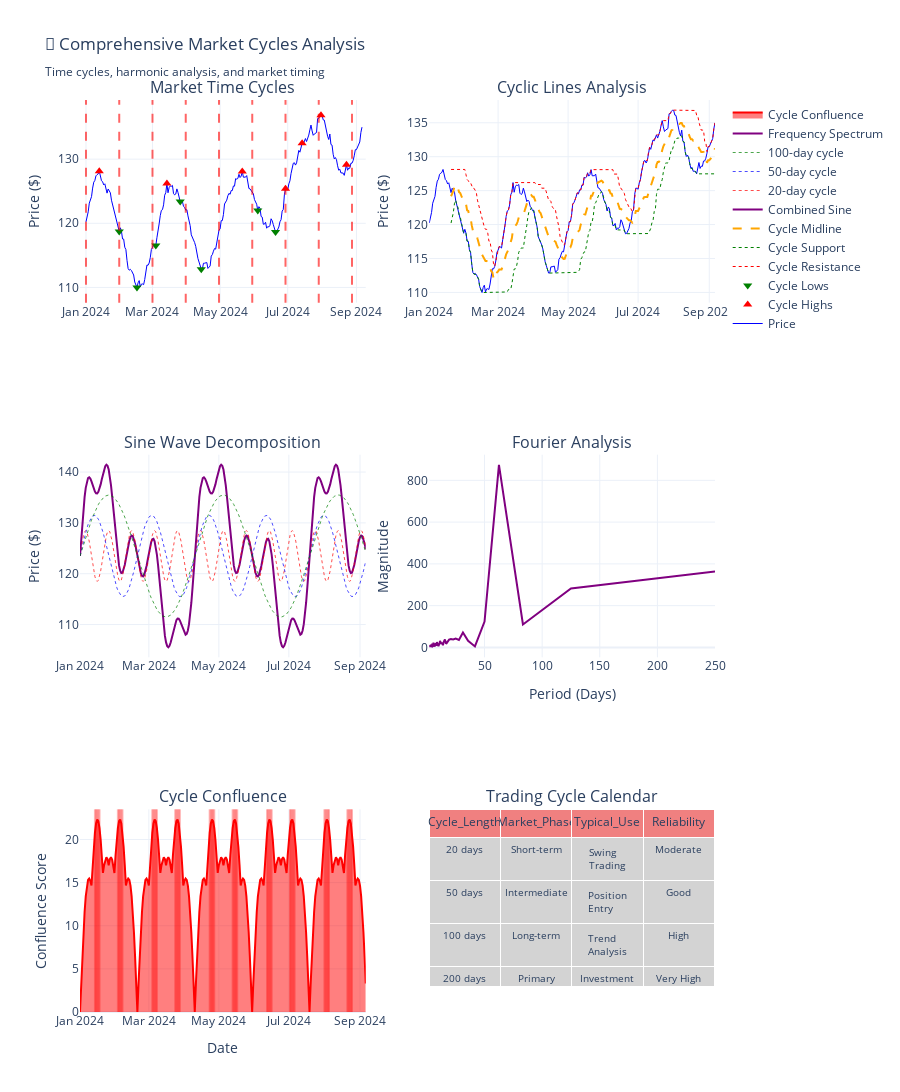

Here is the notebook cell this chart was saved with:
### Markdown cell above
# 🔄 CYCLES - Time-Based Market Analysis

Market cycles help identify recurring patterns in time, revealing when markets are likely to turn. Cycles combine price and time analysis for powerful market timing.

### Code cell
# 5. MARKET CYCLES ANALYSIS - Time Cycles, Cyclic Lines & Sine Waves
def plot_market_cycles():
    """Demonstrate various cycle analysis techniques"""
    
    fig = make_subplots(
        rows=3, cols=2,
        subplot_titles=('Market Time Cycles', 'Cyclic Lines Analysis',
                       'Sine Wave Decomposition', 'Fourier Analysis',
                       'Cycle Confluence', 'Trading Cycle Calendar'),
        specs=[[{"secondary_y": False}, {"secondary_y": False}],
               [{"secondary_y": False}, {"secondary_y": False}],
               [{"secondary_y": False}, {"type": "table"}]]
    )
    
    # Use extended mixed data for cycle analysis
    cycle_data = mixed_data.copy()
    dates = cycle_data['Date']
    prices = cycle_data['Close']
    
    # 1. TIME CYCLES - Identify recurring time patterns
    fig.add_trace(go.Scatter(
        x=dates,
        y=prices,
        mode='lines',
        name='Price',
        line=dict(color='blue', width=1)
    ), row=1, col=1)
    
    # Add time cycle markers (every 30 days for demonstration)
    cycle_period = 30
    cycle_dates = []
    for i in range(0, len(dates), cycle_period):
        if i < len(dates):
            cycle_dates.append(dates.iloc[i])
            fig.add_vline(
                x=dates.iloc[i],
                line_dash="dash",
                line_color="red",
                opacity=0.6,
                row=1, col=1
            )
    
    # Mark significant highs and lows
    from scipy.signal import find_peaks
    peaks, _ = find_peaks(prices, distance=15, height=prices.mean())
    troughs, _ = find_peaks(-prices, distance=15, height=-prices.mean())
    
    if len(peaks) > 0:
        fig.add_trace(go.Scatter(
            x=dates.iloc[peaks],
            y=prices.iloc[peaks],
            mode='markers',
            name='Cycle Highs',
            marker=dict(size=8, color='red', symbol='triangle-up')
        ), row=1, col=1)
    
    if len(troughs) > 0:
        fig.add_trace(go.Scatter(
            x=dates.iloc[troughs],
            y=prices.iloc[troughs],
            mode='markers',
            name='Cycle Lows', 
            marker=dict(size=8, color='green', symbol='triangle-down')
        ), row=1, col=1)
    
    # 2. CYCLIC LINES - Price channels based on cycle timing
    fig.add_trace(go.Scatter(
        x=dates,
        y=prices,
        mode='lines',
        name='Price',
        line=dict(color='blue', width=1),
        showlegend=False
    ), row=1, col=2)
    
    # Draw cyclic support and resistance
    cycle_high = prices.rolling(window=20).max()
    cycle_low = prices.rolling(window=20).min()
    cycle_mid = (cycle_high + cycle_low) / 2
    
    fig.add_trace(go.Scatter(
        x=dates,
        y=cycle_high,
        mode='lines',
        name='Cycle Resistance',
        line=dict(color='red', dash='dot', width=1)
    ), row=1, col=2)
    
    fig.add_trace(go.Scatter(
        x=dates,
        y=cycle_low,
        mode='lines',
        name='Cycle Support',
        line=dict(color='green', dash='dot', width=1)
    ), row=1, col=2)
    
    fig.add_trace(go.Scatter(
        x=dates,
        y=cycle_mid,
        mode='lines',
        name='Cycle Midline',
        line=dict(color='orange', dash='dash', width=2)
    ), row=1, col=2)
    
    # 3. SINE WAVE DECOMPOSITION
    # Extract dominant cycles using simple sine approximation
    x_numeric = np.arange(len(prices))
    
    # Fit multiple sine waves
    def sine_wave(x, amplitude, frequency, phase, offset):
        return amplitude * np.sin(2 * np.pi * frequency * x + phase) + offset
    
    # Create component sine waves
    short_cycle = 5 * np.sin(2 * np.pi * x_numeric / 20)  # 20-day cycle
    medium_cycle = 8 * np.sin(2 * np.pi * x_numeric / 50)  # 50-day cycle  
    long_cycle = 12 * np.sin(2 * np.pi * x_numeric / 100)  # 100-day cycle
    
    combined_sine = short_cycle + medium_cycle + long_cycle + prices.mean()
    
    fig.add_trace(go.Scatter(
        x=dates,
        y=combined_sine,
        mode='lines',
        name='Combined Sine',
        line=dict(color='purple', width=2)
    ), row=2, col=1)
    
    fig.add_trace(go.Scatter(
        x=dates,
        y=short_cycle + prices.mean(),
        mode='lines',
        name='20-day cycle',
        line=dict(color='red', width=1, dash='dot'),
        opacity=0.7
    ), row=2, col=1)
    
    fig.add_trace(go.Scatter(
        x=dates,
        y=medium_cycle + prices.mean(),
        mode='lines',
        name='50-day cycle',
        line=dict(color='blue', width=1, dash='dot'),
        opacity=0.7
    ), row=2, col=1)
    
    fig.add_trace(go.Scatter(
        x=dates,
        y=long_cycle + prices.mean(),
        mode='lines',
        name='100-day cycle',
        line=dict(color='green', width=1, dash='dot'),
        opacity=0.7
    ), row=2, col=1)
    
    # 4. FOURIER ANALYSIS (simplified)
    # Perform FFT to find dominant frequencies
    price_detrended = prices - prices.rolling(window=50).mean().fillna(prices.mean())
    price_detrended = price_detrended.fillna(0)
    
    fft = np.fft.fft(price_detrended)
    freqs = np.fft.fftfreq(len(price_detrended))
    
    # Get magnitude spectrum
    magnitude = np.abs(fft)
    
    # Plot frequency spectrum (first half, positive frequencies)
    n_half = len(freqs) // 2
    
    fig.add_trace(go.Scatter(
        x=1/np.abs(freqs[1:n_half]),  # Convert frequency to period
        y=magnitude[1:n_half],
        mode='lines',
        name='Frequency Spectrum',
        line=dict(color='purple', width=2)
    ), row=2, col=2)
    
    # 5. CYCLE CONFLUENCE - When multiple cycles align
    confluence_score = np.abs(short_cycle) + np.abs(medium_cycle) + np.abs(long_cycle)
    
    fig.add_trace(go.Scatter(
        x=dates,
        y=confluence_score,
        mode='lines',
        name='Cycle Confluence',
        line=dict(color='red', width=2),
        fill='tonexty'
    ), row=3, col=1)
    
    # Mark high confluence areas
    high_confluence = confluence_score > np.percentile(confluence_score, 80)
    confluence_dates = dates[high_confluence]
    
    for conf_date in confluence_dates:
        fig.add_vline(
            x=conf_date,
            line_dash="solid",
            line_color="red",
            opacity=0.3,
            row=3, col=1
        )
    
    # 6. TRADING CYCLE CALENDAR
    cycle_calendar = {
        'Cycle_Length': ['20 days', '50 days', '100 days', '200 days'],
        'Market_Phase': ['Short-term', 'Intermediate', 'Long-term', 'Primary'],
        'Typical_Use': ['Swing Trading', 'Position Entry', 'Trend Analysis', 'Investment'],
        'Reliability': ['Moderate', 'Good', 'High', 'Very High']
    }
    
    fig.add_trace(go.Table(
        header=dict(values=list(cycle_calendar.keys()),
                   fill_color='lightcoral',
                   align='center',
                   font=dict(size=12)),
        cells=dict(values=[cycle_calendar[col] for col in cycle_calendar.keys()],
                  fill_color='lightgray',
                  align='center',
                  font=dict(size=10))
    ), row=3, col=2)
    
    fig.update_layout(
        title='🔄 Comprehensive Market Cycles Analysis<br><sub>Time cycles, harmonic analysis, and market timing</sub>',
        height=1200,
        template='plotly_white'
    )
    
    # Update axis labels
    fig.update_yaxes(title_text="Price ($)", row=1, col=1)
    fig.update_yaxes(title_text="Price ($)", row=1, col=2)
    fig.update_yaxes(title_text="Price ($)", row=2, col=1)
    fig.update_yaxes(title_text="Magnitude", row=2, col=2)
    fig.update_yaxes(title_text="Confluence Score", row=3, col=1)
    fig.update_xaxes(title_text="Period (Days)", row=2, col=2)
    fig.update_xaxes(title_text="Date", row=3, col=1)
    
    return fig

cycles_fig = plot_market_cycles()
cycles_fig.show()

print("🔄 MARKET CYCLES ANALYSIS:")
print("=" * 40)

print("\n⏰ TIME CYCLES:")
print("• Identify recurring time intervals between highs/lows")
print("• Common cycles: 10, 20, 50, 100, 200 days")
print("• Look for cycle inversions (high-to-high, low-to-low)")
print("• Use multiple timeframes for confirmation")

print("\n📊 CYCLIC LINES:")
print("• Dynamic support/resistance based on cycle timing")
print("• Upper line connects cycle highs")
print("• Lower line connects cycle lows")
print("• Midline shows cycle equilibrium")

print("\n🌊 SINE WAVE ANALYSIS:")
print("• Decomposes price into harmonic components")
print("• Short cycles: 10-30 days (trading)")
print("• Medium cycles: 30-100 days (position)")
print("• Long cycles: 100-500 days (investment)")

print("\n🎯 TRADING WITH CYCLES:")
print("✅ Enter positions when multiple cycles align")
print("✅ Look for cycle confluence at support/resistance")
print("✅ Use cycle projections for profit targets")
print("⚠️ Cycles can shift and vary in amplitude")
print("🔍 Combine with price action for confirmation")

print("\n📅 CYCLE TRADING CALENDAR:")
print("• Week 1-2: Often continuation of monthly trend")
print("• Week 3: Mid-month reversals common")
print("• Week 4: Month-end positioning effects")
print("• Seasonal cycles: January effect, summer doldrums")
print("• Economic cycles: Fed meetings, earnings seasons")

### Figure 1 — Plotly figure (JSON) as saved in the notebook; plotly's stock layout.template omitted (floating-point values rounded to 4 significant figures; data arrays with more than 128 entries replaced by an {"elided": "..."} marker saying what was removed)
{"data": [{"line": {"color": "blue", "width": 1}, "mode": "lines", "name": "Price", "type": "scatter", "x": {"elided": "250 str values"}, "xaxis": "x", "y": {"elided": "250 float values"}, "yaxis": "y"}, {"marker": {"color": "red", "size": 8, "symbol": "triangle-up"}, "mode": "markers", "name": "Cycle Highs", "type": "scatter", "x": ["2024-01-13T00:00:00.000000000", "2024-03-14T00:00:00.000000000", "2024-05-21T00:00:00.000000000", "2024-06-29T00:00:00.000000000", "2024-07-14T00:00:00.000000000", "2024-07-31T00:00:00.000000000", "2024-08-23T00:00:00.000000000"], "xaxis": "x", "y": [128.1, 126.2, 128.1, 125.4, 132.5, 136.9, 129.1], "yaxis": "y"}, {"marker": {"color": "green", "size": 8, "symbol": "triangle-down"}, "mode": "markers", "name": "Cycle Lows", "type": "scatter", "x": ["2024-01-31T00:00:00.000000000", "2024-02-16T00:00:00.000000000", "2024-03-04T00:00:00.000000000", "2024-03-26T00:00:00.000000000", "2024-04-14T00:00:00.000000000", "2024-06-04T00:00:00.000000000", "2024-06-20T00:00:00.000000000"], "xaxis": "x", "y": [118.7, 110.0, 116.5, 123.4, 112.9, 122.0, 118.6], "yaxis": "y"}, {"line": {"color": "blue", "width": 1}, "mode": "lines", "name": "Price", "showlegend": false, "type": "scatter", "x": {"elided": "250 str values"}, "xaxis": "x2", "y": {"elided": "250 float values"}, "yaxis": "y2"}, {"line": {"color": "red", "dash": "dot", "width": 1}, "mode": "lines", "name": "Cycle Resistance", "type": "scatter", "x": {"elided": "250 str values"}, "xaxis": "x2", "y": {"elided": "250 float values"}, "yaxis": "y2"}, {"line": {"color": "green", "dash": "dot", "width": 1}, "mode": "lines", "name": "Cycle Support", "type": "scatter", "x": {"elided": "250 str values"}, "xaxis": "x2", "y": {"elided": "250 float values"}, "yaxis": "y2"}, {"line": {"color": "orange", "dash": "dash", "width": 2}, "mode": "lines", "name": "Cycle Midline", "type": "scatter", "x": {"elided": "250 str values"}, "xaxis": "x2", "y": {"elided": "250 float values"}, "yaxis": "y2"}, {"line": {"color": "purple", "width": 2}, "mode": "lines", "name": "Combined Sine", "type": "scatter", "x": {"elided": "250 str values"}, "xaxis": "x3", "y": {"elided": "250 float values"}, "yaxis": "y3"}, {"line": {"color": "red", "dash": "dot", "width": 1}, "mode": "lines", "name": "20-day cycle", "opacity": 0.7, "type": "scatter", "x": {"elided": "250 str values"}, "xaxis": "x3", "y": {"elided": "250 float values"}, "yaxis": "y3"}, {"line": {"color": "blue", "dash": "dot", "width": 1}, "mode": "lines", "name": "50-day cycle", "opacity": 0.7, "type": "scatter", "x": {"elided": "250 str values"}, "xaxis": "x3", "y": {"elided": "250 float values"}, "yaxis": "y3"}, {"line": {"color": "green", "dash": "dot", "width": 1}, "mode": "lines", "name": "100-day cycle", "opacity": 0.7, "type": "scatter", "x": {"elided": "250 str values"}, "xaxis": "x3", "y": {"elided": "250 float values"}, "yaxis": "y3"}, {"line": {"color": "purple", "width": 2}, "mode": "lines", "name": "Frequency Spectrum", "type": "scatter", "x": [250.0, 125.0, 83.33, 62.5, 50.0, 41.67, 35.71, 31.25, 27.78, 25.0, 22.73, 20.83, 19.23, 17.86, 16.67, 15.62, 14.71, 13.89, 13.16, 12.5, 11.9, 11.36, 10.87, 10.42, 10.0, 9.615, 9.259, 8.929, 8.621, 8.333, 8.065, 7.812, 7.576, 7.353, 7.143, 6.944, 6.757, 6.579, 6.41, 6.25, 6.098, 5.952, 5.814, 5.682, 5.556, 5.435, 5.319, 5.208, 5.102, 5.0, 4.902, 4.808, 4.717, 4.63, 4.545, 4.464, 4.386, 4.31, 4.237, 4.167, 4.098, 4.032, 3.968, 3.906, 3.846, 3.788, 3.731, 3.676, 3.623, 3.571, 3.521, 3.472, 3.425, 3.378, 3.333, 3.289, 3.247, 3.205, 3.165, 3.125, 3.086, 3.049, 3.012, 2.976, 2.941, 2.907, 2.874, 2.841, 2.809, 2.778, 2.747, 2.717, 2.688, 2.66, 2.632, 2.604, 2.577, 2.551, 2.525, 2.5, 2.475, 2.451, 2.427, 2.404, 2.381, 2.358, 2.336, 2.315, 2.294, 2.273, 2.252, 2.232, 2.212, 2.193, 2.174, 2.155, 2.137, 2.119, 2.101, 2.083, 2.066, 2.049, 2.033, 2.016], "xaxis": "x4", "y": [363.4, 282.7, 110.1, 874.4, 123.7, 4.566, 31.47, 71.26, 35.64, 42.4, 38.17, 39.72, 37.3, 23.3, 17.1, 37.95, 27.79, 10.21, 23.91, 16.65, 24.95, 30.86, 19.38, 6.803, 6.658, 10.12, 11.61, 20.31, 25.2, 8.42, 15.27, 9.501, 16.9, 19.8, 12.01, 5.568, 11.87, 7.452, 13.0, 12.56, 14.55, 14.28, 7.906, 23.35, 12.43, 6.34, 13.18, 10.93, 1.822, 3.927, 6.432, 6.239, 18.32, 18.46, 11.03, 8.462, 8.125, 9.895, 4.98, 6.063, 5.385, 1.873, 5.239, 5.292, 9.882, 6.387, 3.341, 10.31, 11.68, 6.768, 4.267, 3.801, 4.312, 2.273, 8.988, 4.665, 10.68, 2.45, 9.626, 2.515, 4.451, 3.65, 7.118, 8.479, 2.865, 5.96, 10.09, 5.883, 7.104, 8.696, 5.145, 5.817, 4.827, 7.699, 11.98, 5.755, 5.845, 5.574, 4.004, 3.974, 7.276, 1.902, 4.124, 7.607, 7.495, 1.971, 8.506, 6.832, 1.873, 6.135, 4.884, 4.263, 6.369, 8.858, 3.956, 2.752, 3.037, 7.613, 3.75, 4.111, 7.265, 3.93, 1.065, 2.269], "yaxis": "y4"}, {"fill": "tonexty", "line": {"color": "red", "width": 2}, "mode": "lines", "name": "Cycle Confluence", "type": "scatter", "x": {"elided": "250 str values"}, "xaxis": "x5", "y": {"elided": "250 float values"}, "yaxis": "y5"}, {"cells": {"align": "center", "fill": {"color": "lightgray"}, "font": {"size": 10}, "values": [["20 days", "50 days", "100 days", "200 days"], ["Short-term", "Intermediate", "Long-term", "Primary"], ["Swing Trading", "Position Entry", "Trend Analysis", "Investment"], ["Moderate", "Good", "High", "Very High"]]}, "domain": {"x": [0.55, 1], "y": [0, 0.2222]}, "header": {"align": "center", "fill": {"color": "lightcoral"}, "font": {"size": 12}, "values": ["Cycle_Length", "Market_Phase", "Typical_Use", "Reliability"]}, "type": "table"}], "layout": {"annotations": [{"font": {"size": 16}, "showarrow": false, "text": "Market Time Cycles", "x": 0.225, "xanchor": "center", "xref": "paper", "y": 1, "yanchor": "bottom", "yref": "paper"}, {"font": {"size": 16}, "showarrow": false, "text": "Cyclic Lines Analysis", "x": 0.775, "xanchor": "center", "xref": "paper", "y": 1, "yanchor": "bottom", "yref": "paper"}, {"font": {"size": 16}, "showarrow": false, "text": "Sine Wave Decomposition", "x": 0.225, "xanchor": "center", "xref": "paper", "y": 0.6111, "yanchor": "bottom", "yref": "paper"}, {"font": {"size": 16}, "showarrow": false, "text": "Fourier Analysis", "x": 0.775, "xanchor": "center", "xref": "paper", "y": 0.6111, "yanchor": "bottom", "yref": "paper"}, {"font": {"size": 16}, "showarrow": false, "text": "Cycle Confluence", "x": 0.225, "xanchor": "center", "xref": "paper", "y": 0.2222, "yanchor": "bottom", "yref": "paper"}, {"font": {"size": 16}, "showarrow": false, "text": "Trading Cycle Calendar", "x": 0.775, "xanchor": "center", "xref": "paper", "y": 0.2222, "yanchor": "bottom", "yref": "paper"}], "height": 1200, "shapes": [{"line": {"color": "red", "dash": "dash"}, "opacity": 0.6, "type": "line", "x0": "2024-01-01T00:00:00", "x1": "2024-01-01T00:00:00", "xref": "x", "y0": 0, "y1": 1, "yref": "y domain"}, {"line": {"color": "red", "dash": "dash"}, "opacity": 0.6, "type": "line", "x0": "2024-01-31T00:00:00", "x1": "2024-01-31T00:00:00", "xref": "x", "y0": 0, "y1": 1, "yref": "y domain"}, {"line": {"color": "red", "dash": "dash"}, "opacity": 0.6, "type": "line", "x0": "2024-03-01T00:00:00", "x1": "2024-03-01T00:00:00", "xref": "x", "y0": 0, "y1": 1, "yref": "y domain"}, {"line": {"color": "red", "dash": "dash"}, "opacity": 0.6, "type": "line", "x0": "2024-03-31T00:00:00", "x1": "2024-03-31T00:00:00", "xref": "x", "y0": 0, "y1": 1, "yref": "y domain"}, {"line": {"color": "red", "dash": "dash"}, "opacity": 0.6, "type": "line", "x0": "2024-04-30T00:00:00", "x1": "2024-04-30T00:00:00", "xref": "x", "y0": 0, "y1": 1, "yref": "y domain"}, {"line": {"color": "red", "dash": "dash"}, "opacity": 0.6, "type": "line", "x0": "2024-05-30T00:00:00", "x1": "2024-05-30T00:00:00", "xref": "x", "y0": 0, "y1": 1, "yref": "y domain"}, {"line": {"color": "red", "dash": "dash"}, "opacity": 0.6, "type": "line", "x0": "2024-06-29T00:00:00", "x1": "2024-06-29T00:00:00", "xref": "x", "y0": 0, "y1": 1, "yref": "y domain"}, {"line": {"color": "red", "dash": "dash"}, "opacity": 0.6, "type": "line", "x0": "2024-07-29T00:00:00", "x1": "2024-07-29T00:00:00", "xref": "x", "y0": 0, "y1": 1, "yref": "y domain"}, {"line": {"color": "red", "dash": "dash"}, "opacity": 0.6, "type": "line", "x0": "2024-08-28T00:00:00", "x1": "2024-08-28T00:00:00", "xref": "x", "y0": 0, "y1": 1, "yref": "y domain"}, {"line": {"color": "red", "dash": "solid"}, "opacity": 0.3, "type": "line", "x0": "2024-01-14T00:00:00", "x1": "2024-01-14T00:00:00", "xref": "x5", "y0": 0, "y1": 1, "yref": "y5 domain"}, {"line": {"color": "red", "dash": "solid"}, "opacity": 0.3, "type": "line", "x0": "2024-01-15T00:00:00", "x1": "2024-01-15T00:00:00", "xref": "x5", "y0": 0, "y1": 1, "yref": "y5 domain"}, {"line": {"color": "red", "dash": "solid"}, "opacity": 0.3, "type": "line", "x0": "2024-01-16T00:00:00", "x1": "2024-01-16T00:00:00", "xref": "x5", "y0": 0, "y1": 1, "yref": "y5 domain"}, {"line": {"color": "red", "dash": "solid"}, "opacity": 0.3, "type": "line", "x0": "2024-01-17T00:00:00", "x1": "2024-01-17T00:00:00", "xref": "x5", "y0": 0, "y1": 1, "yref": "y5 domain"}, {"line": {"color": "red", "dash": "solid"}, "opacity": 0.3, "type": "line", "x0": "2024-01-18T00:00:00", "x1": "2024-01-18T00:00:00", "xref": "x5", "y0": 0, "y1": 1, "yref": "y5 domain"}, {"line": {"color": "red", "dash": "solid"}, "opacity": 0.3, "type": "line", "x0": "2024-02-03T00:00:00", "x1": "2024-02-03T00:00:00", "xref": "x5", "y0": 0, "y1": 1, "yref": "y5 domain"}, {"line": {"color": "red", "dash": "solid"}, "opacity": 0.3, "type": "line", "x0": "2024-02-04T00:00:00", "x1": "2024-02-04T00:00:00", "xref": "x5", "y0": 0, "y1": 1, "yref": "y5 domain"}, {"line": {"color": "red", "dash": "solid"}, "opacity": 0.3, "type": "line", "x0": "2024-02-05T00:00:00", "x1": "2024-02-05T00:00:00", "xref": "x5", "y0": 0, "y1": 1, "yref": "y5 domain"}, {"line": {"color": "red", "dash": "solid"}, "opacity": 0.3, "type": "line", "x0": "2024-02-06T00:00:00", "x1": "2024-02-06T00:00:00", "xref": "x5", "y0": 0, "y1": 1, "yref": "y5 domain"}, {"line": {"color": "red", "dash": "solid"}, "opacity": 0.3, "type": "line", "x0": "2024-02-07T00:00:00", "x1": "2024-02-07T00:00:00", "xref": "x5", "y0": 0, "y1": 1, "yref": "y5 domain"}, {"line": {"color": "red", "dash": "solid"}, "opacity": 0.3, "type": "line", "x0": "2024-03-04T00:00:00", "x1": "2024-03-04T00:00:00", "xref": "x5", "y0": 0, "y1": 1, "yref": "y5 domain"}, {"line": {"color": "red", "dash": "solid"}, "opacity": 0.3, "type": "line", "x0": "2024-03-05T00:00:00", "x1": "2024-03-05T00:00:00", "xref": "x5", "y0": 0, "y1": 1, "yref": "y5 domain"}, {"line": {"color": "red", "dash": "solid"}, "opacity": 0.3, "type": "line", "x0": "2024-03-06T00:00:00", "x1": "2024-03-06T00:00:00", "xref": "x5", "y0": 0, "y1": 1, "yref": "y5 domain"}, {"line": {"color": "red", "dash": "solid"}, "opacity": 0.3, "type": "line", "x0": "2024-03-07T00:00:00", "x1": "2024-03-07T00:00:00", "xref": "x5", "y0": 0, "y1": 1, "yref": "y5 domain"}, {"line": {"color": "red", "dash": "solid"}, "opacity": 0.3, "type": "line", "x0": "2024-03-08T00:00:00", "x1": "2024-03-08T00:00:00", "xref": "x5", "y0": 0, "y1": 1, "yref": "y5 domain"}, {"line": {"color": "red", "dash": "solid"}, "opacity": 0.3, "type": "line", "x0": "2024-03-24T00:00:00", "x1": "2024-03-24T00:00:00", "xref": "x5", "y0": 0, "y1": 1, "yref": "y5 domain"}, {"line": {"color": "red", "dash": "solid"}, "opacity": 0.3, "type": "line", "x0": "2024-03-25T00:00:00", "x1": "2024-03-25T00:00:00", "xref": "x5", "y0": 0, "y1": 1, "yref": "y5 domain"}, {"line": {"color": "red", "dash": "solid"}, "opacity": 0.3, "type": "line", "x0": "2024-03-26T00:00:00", "x1": "2024-03-26T00:00:00", "xref": "x5", "y0": 0, "y1": 1, "yref": "y5 domain"}, {"line": {"color": "red", "dash": "solid"}, "opacity": 0.3, "type": "line", "x0": "2024-03-27T00:00:00", "x1": "2024-03-27T00:00:00", "xref": "x5", "y0": 0, "y1": 1, "yref": "y5 domain"}, {"line": {"color": "red", "dash": "solid"}, "opacity": 0.3, "type": "line", "x0": "2024-03-28T00:00:00", "x1": "2024-03-28T00:00:00", "xref": "x5", "y0": 0, "y1": 1, "yref": "y5 domain"}, {"line": {"color": "red", "dash": "solid"}, "opacity": 0.3, "type": "line", "x0": "2024-04-23T00:00:00", "x1": "2024-04-23T00:00:00", "xref": "x5", "y0": 0, "y1": 1, "yref": "y5 domain"}, {"line": {"color": "red", "dash": "solid"}, "opacity": 0.3, "type": "line", "x0": "2024-04-24T00:00:00", "x1": "2024-04-24T00:00:00", "xref": "x5", "y0": 0, "y1": 1, "yref": "y5 domain"}, {"line": {"color": "red", "dash": "solid"}, "opacity": 0.3, "type": "line", "x0": "2024-04-25T00:00:00", "x1": "2024-04-25T00:00:00", "xref": "x5", "y0": 0, "y1": 1, "yref": "y5 domain"}, {"line": {"color": "red", "dash": "solid"}, "opacity": 0.3, "type": "line", "x0": "2024-04-26T00:00:00", "x1": "2024-04-26T00:00:00", "xref": "x5", "y0": 0, "y1": 1, "yref": "y5 domain"}, {"line": {"color": "red", "dash": "solid"}, "opacity": 0.3, "type": "line", "x0": "2024-04-27T00:00:00", "x1": "2024-04-27T00:00:00", "xref": "x5", "y0": 0, "y1": 1, "yref": "y5 domain"}, {"line": {"color": "red", "dash": "solid"}, "opacity": 0.3, "type": "line", "x0": "2024-05-13T00:00:00", "x1": "2024-05-13T00:00:00", "xref": "x5", "y0": 0, "y1": 1, "yref": "y5 domain"}, {"line": {"color": "red", "dash": "solid"}, "opacity": 0.3, "type": "line", "x0": "2024-05-14T00:00:00", "x1": "2024-05-14T00:00:00", "xref": "x5", "y0": 0, "y1": 1, "yref": "y5 domain"}, {"line": {"color": "red", "dash": "solid"}, "opacity": 0.3, "type": "line", "x0": "2024-05-15T00:00:00", "x1": "2024-05-15T00:00:00", "xref": "x5", "y0": 0, "y1": 1, "yref": "y5 domain"}, {"line": {"color": "red", "dash": "solid"}, "opacity": 0.3, "type": "line", "x0": "2024-05-16T00:00:00", "x1": "2024-05-16T00:00:00", "xref": "x5", "y0": 0, "y1": 1, "yref": "y5 domain"}, {"line": {"color": "red", "dash": "solid"}, "opacity": 0.3, "type": "line", "x0": "2024-05-17T00:00:00", "x1": "2024-05-17T00:00:00", "xref": "x5", "y0": 0, "y1": 1, "yref": "y5 domain"}, {"line": {"color": "red", "dash": "solid"}, "opacity": 0.3, "type": "line", "x0": "2024-06-12T00:00:00", "x1": "2024-06-12T00:00:00", "xref": "x5", "y0": 0, "y1": 1, "yref": "y5 domain"}, {"line": {"color": "red", "dash": "solid"}, "opacity": 0.3, "type": "line", "x0": "2024-06-13T00:00:00", "x1": "2024-06-13T00:00:00", "xref": "x5", "y0": 0, "y1": 1, "yref": "y5 domain"}, {"line": {"color": "red", "dash": "solid"}, "opacity": 0.3, "type": "line", "x0": "2024-06-14T00:00:00", "x1": "2024-06-14T00:00:00", "xref": "x5", "y0": 0, "y1": 1, "yref": "y5 domain"}, {"line": {"color": "red", "dash": "solid"}, "opacity": 0.3, "type": "line", "x0": "2024-06-15T00:00:00", "x1": "2024-06-15T00:00:00", "xref": "x5", "y0": 0, "y1": 1, "yref": "y5 domain"}, {"line": {"color": "red", "dash": "solid"}, "opacity": 0.3, "type": "line", "x0": "2024-06-16T00:00:00", "x1": "2024-06-16T00:00:00", "xref": "x5", "y0": 0, "y1": 1, "yref": "y5 domain"}, {"line": {"color": "red", "dash": "solid"}, "opacity": 0.3, "type": "line", "x0": "2024-07-02T00:00:00", "x1": "2024-07-02T00:00:00", "xref": "x5", "y0": 0, "y1": 1, "yref": "y5 domain"}, {"line": {"color": "red", "dash": "solid"}, "opacity": 0.3, "type": "line", "x0": "2024-07-03T00:00:00", "x1": "2024-07-03T00:00:00", "xref": "x5", "y0": 0, "y1": 1, "yref": "y5 domain"}, {"line": {"color": "red", "dash": "solid"}, "opacity": 0.3, "type": "line", "x0": "2024-07-04T00:00:00", "x1": "2024-07-04T00:00:00", "xref": "x5", "y0": 0, "y1": 1, "yref": "y5 domain"}, {"line": {"color": "red", "dash": "solid"}, "opacity": 0.3, "type": "line", "x0": "2024-07-05T00:00:00", "x1": "2024-07-05T00:00:00", "xref": "x5", "y0": 0, "y1": 1, "yref": "y5 domain"}, {"line": {"color": "red", "dash": "solid"}, "opacity": 0.3, "type": "line", "x0": "2024-07-06T00:00:00", "x1": "2024-07-06T00:00:00", "xref": "x5", "y0": 0, "y1": 1, "yref": "y5 domain"}, {"line": {"color": "red", "dash": "solid"}, "opacity": 0.3, "type": "line", "x0": "2024-08-01T00:00:00", "x1": "2024-08-01T00:00:00", "xref": "x5", "y0": 0, "y1": 1, "yref": "y5 domain"}, {"line": {"color": "red", "dash": "solid"}, "opacity": 0.3, "type": "line", "x0": "2024-08-02T00:00:00", "x1": "2024-08-02T00:00:00", "xref": "x5", "y0": 0, "y1": 1, "yref": "y5 domain"}, {"line": {"color": "red", "dash": "solid"}, "opacity": 0.3, "type": "line", "x0": "2024-08-03T00:00:00", "x1": "2024-08-03T00:00:00", "xref": "x5", "y0": 0, "y1": 1, "yref": "y5 domain"}, {"line": {"color": "red", "dash": "solid"}, "opacity": 0.3, "type": "line", "x0": "2024-08-04T00:00:00", "x1": "2024-08-04T00:00:00", "xref": "x5", "y0": 0, "y1": 1, "yref": "y5 domain"}, {"line": {"color": "red", "dash": "solid"}, "opacity": 0.3, "type": "line", "x0": "2024-08-05T00:00:00", "x1": "2024-08-05T00:00:00", "xref": "x5", "y0": 0, "y1": 1, "yref": "y5 domain"}, {"line": {"color": "red", "dash": "solid"}, "opacity": 0.3, "type": "line", "x0": "2024-08-21T00:00:00", "x1": "2024-08-21T00:00:00", "xref": "x5", "y0": 0, "y1": 1, "yref": "y5 domain"}, {"line": {"color": "red", "dash": "solid"}, "opacity": 0.3, "type": "line", "x0": "2024-08-22T00:00:00", "x1": "2024-08-22T00:00:00", "xref": "x5", "y0": 0, "y1": 1, "yref": "y5 domain"}, {"line": {"color": "red", "dash": "solid"}, "opacity": 0.3, "type": "line", "x0": "2024-08-23T00:00:00", "x1": "2024-08-23T00:00:00", "xref": "x5", "y0": 0, "y1": 1, "yref": "y5 domain"}, {"line": {"color": "red", "dash": "solid"}, "opacity": 0.3, "type": "line", "x0": "2024-08-24T00:00:00", "x1": "2024-08-24T00:00:00", "xref": "x5", "y0": 0, "y1": 1, "yref": "y5 domain"}, {"line": {"color": "red", "dash": "solid"}, "opacity": 0.3, "type": "line", "x0": "2024-08-25T00:00:00", "x1": "2024-08-25T00:00:00", "xref": "x5", "y0": 0, "y1": 1, "yref": "y5 domain"}], "title": {"text": "🔄 Comprehensive Market Cycles Analysis<br><sub>Time cycles, harmonic analysis, and market timing</sub>"}, "xaxis": {"anchor": "y", "domain": [0, 0.45]}, "xaxis2": {"anchor": "y2", "domain": [0.55, 1]}, "xaxis3": {"anchor": "y3", "domain": [0, 0.45]}, "xaxis4": {"anchor": "y4", "domain": [0.55, 1], "title": {"text": "Period (Days)"}}, "xaxis5": {"anchor": "y5", "domain": [0, 0.45], "title": {"text": "Date"}}, "yaxis": {"anchor": "x", "domain": [0.7778, 1], "title": {"text": "Price ($)"}}, "yaxis2": {"anchor": "x2", "domain": [0.7778, 1], "title": {"text": "Price ($)"}}, "yaxis3": {"anchor": "x3", "domain": [0.3889, 0.6111], "title": {"text": "Price ($)"}}, "yaxis4": {"anchor": "x4", "domain": [0.3889, 0.6111], "title": {"text": "Magnitude"}}, "yaxis5": {"anchor": "x5", "domain": [0, 0.2222], "title": {"text": "Confluence Score"}}}}
